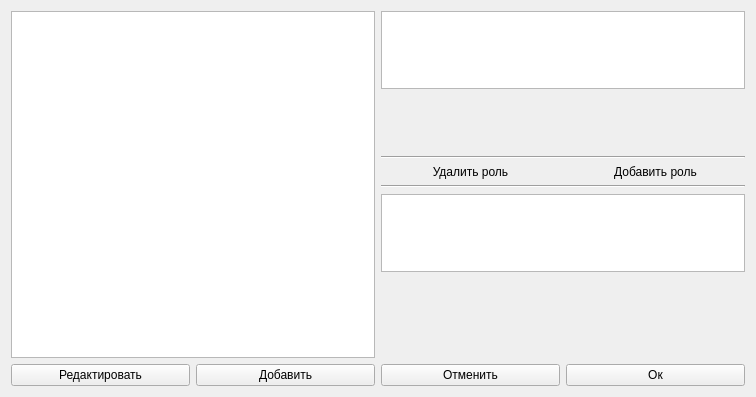
<?xml version="1.0" encoding="UTF-8"?>
<ui version="4.0">
 <class>PersonPage</class>
 <widget class="QWidget" name="PersonPage">
  <property name="geometry">
   <rect>
    <x>0</x>
    <y>0</y>
    <width>756</width>
    <height>397</height>
   </rect>
  </property>
  <property name="windowTitle">
   <string>Form</string>
  </property>
  <layout class="QVBoxLayout" name="verticalLayout_2">
   <item>
    <layout class="QHBoxLayout" name="horizontalLayout_3">
     <item>
      <widget class="QTableView" name="Table">
       <property name="sizePolicy">
        <sizepolicy hsizetype="MinimumExpanding" vsizetype="Expanding">
         <horstretch>0</horstretch>
         <verstretch>0</verstretch>
        </sizepolicy>
       </property>
      </widget>
     </item>
     <item>
      <layout class="QVBoxLayout" name="verticalLayout">
       <item>
        <widget class="QListWidget" name="addWidget"/>
       </item>
       <item>
        <spacer name="verticalSpacer_2">
         <property name="orientation">
          <enum>Qt::Vertical</enum>
         </property>
         <property name="sizeHint" stdset="0">
          <size>
           <width>20</width>
           <height>175</height>
          </size>
         </property>
        </spacer>
       </item>
       <item>
        <widget class="Line" name="line">
         <property name="orientation">
          <enum>Qt::Horizontal</enum>
         </property>
        </widget>
       </item>
       <item>
        <layout class="QHBoxLayout" name="horizontalLayout_2">
         <item>
          <widget class="QPushButton" name="addrolepb">
           <property name="styleSheet">
            <string notr="true">border:none</string>
           </property>
           <property name="text">
            <string>Удалить роль</string>
           </property>
          </widget>
         </item>
         <item>
          <widget class="QPushButton" name="deleterolepb">
           <property name="styleSheet">
            <string notr="true">border:none</string>
           </property>
           <property name="text">
            <string>Добавить роль</string>
           </property>
          </widget>
         </item>
        </layout>
       </item>
       <item>
        <widget class="Line" name="line_2">
         <property name="orientation">
          <enum>Qt::Horizontal</enum>
         </property>
        </widget>
       </item>
       <item>
        <widget class="QListWidget" name="delWidget"/>
       </item>
       <item>
        <spacer name="verticalSpacer">
         <property name="orientation">
          <enum>Qt::Vertical</enum>
         </property>
         <property name="sizeHint" stdset="0">
          <size>
           <width>20</width>
           <height>200</height>
          </size>
         </property>
        </spacer>
       </item>
      </layout>
     </item>
    </layout>
   </item>
   <item>
    <layout class="QHBoxLayout" name="horizontalLayout">
     <item>
      <widget class="QPushButton" name="editPB">
       <property name="text">
        <string>Редактировать</string>
       </property>
      </widget>
     </item>
     <item>
      <widget class="QPushButton" name="addRowPB">
       <property name="text">
        <string>Добавить</string>
       </property>
      </widget>
     </item>
     <item>
      <widget class="QPushButton" name="CancelPB">
       <property name="text">
        <string>Отменить</string>
       </property>
      </widget>
     </item>
     <item>
      <widget class="QPushButton" name="OkPB">
       <property name="text">
        <string>Ок</string>
       </property>
      </widget>
     </item>
    </layout>
   </item>
  </layout>
 </widget>
 <resources/>
 <connections/>
</ui>
